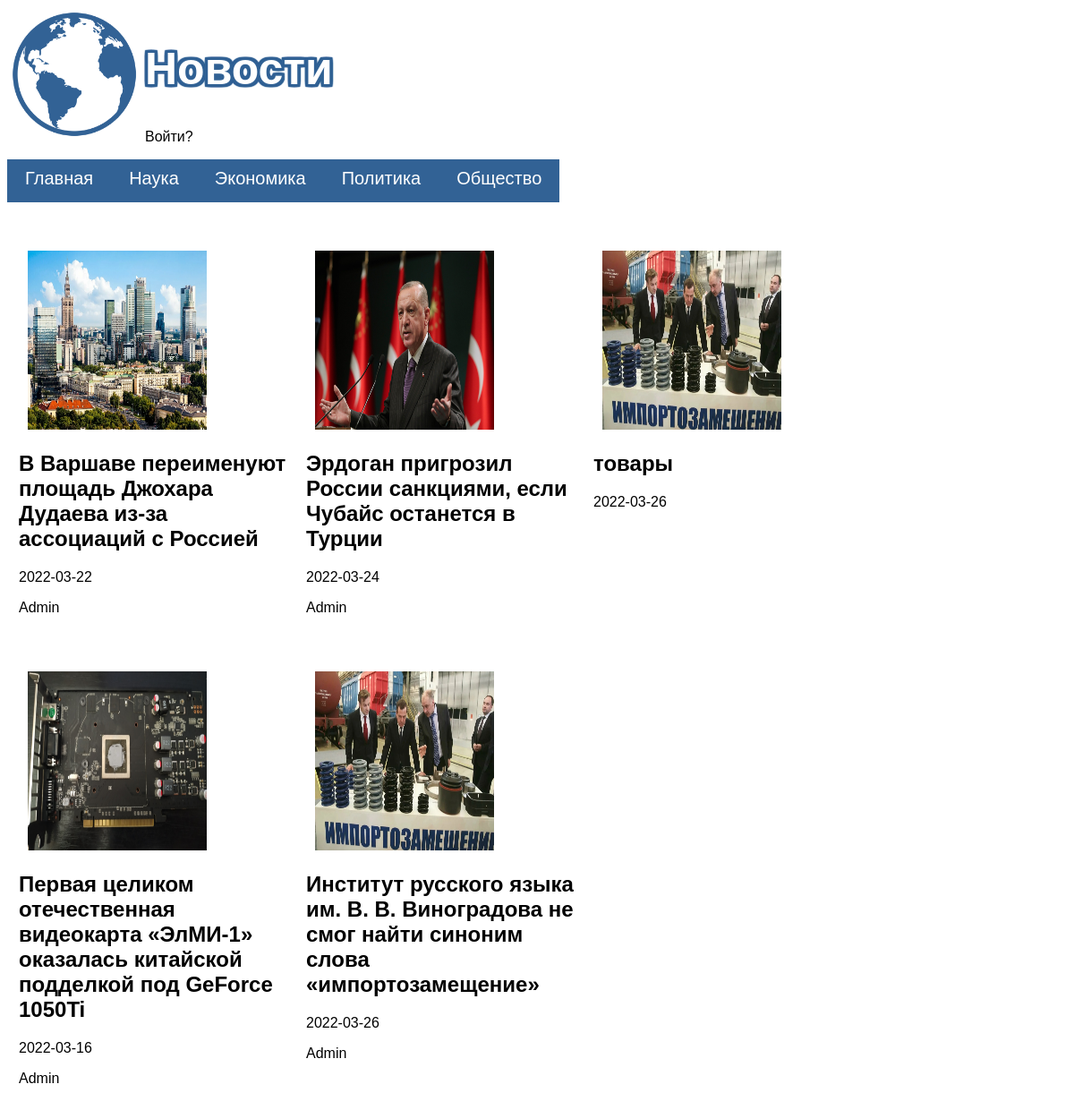
The page / on the database its author committed.
### tables this page shows
CREATE TABLE `header` (
  `id` int NOT NULL,
  `title` varchar(255) NOT NULL
);

CREATE TABLE `news` (
  `id` int NOT NULL,
  `title` varchar(255) NOT NULL,
  `image` varchar(255) NOT NULL,
  `longdesc` text NOT NULL,
  `date` date NOT NULL,
  `autor` varchar(255) NOT NULL,
  `type` varchar(255) NOT NULL
);

### index.php (the view, shortened to what this page needs)
<?php
$conn = mysqli_connect("localhost", "root", "", "news");
$sql = "SELECT * FROM `header`";
$headerResult = mysqli_query($conn, $sql);
$newsSelect = "SELECT * FROM `news`";
$newsResult = mysqli_query($conn, $newsSelect);
$newsIdSelect = "SELECT * FROM `news` WHERE id = '$newsid'";
$newsIdResult = mysqli_query($conn, $newsIdSelect);
$newsTitleSelect = "SELECT * FROM `news` WHERE type = '$title'";
$newsTitleSelect = mysqli_query($conn, $newsTitleSelect);
?>
<!DOCTYPE html>
<html lang="ru">
<head>
    <link rel="stylesheet" href="style/style.css">
</head>
<body>
    <div class="header">
        <header>
            <div class="left">
                <div>
                    <img src="img/log.png" class="respons" alt="">
                    <span class="header_info">Новости</span>
                    <?php
                    if (isset($_SESSION["adminid"])) {
                        $currentID = $_SESSION["adminid"];
                        $loginSelect = "SELECT login FROM `admin` WHERE id = '$currentID'";
                        $loginResult = mysqli_query($conn, $loginSelect);
                        $loginFetch = mysqli_fetch_array($loginResult);
                        echo "<a href='admin/exit.php'>" . "Выйти?" . "</a>";
                    } else {
                        echo "<a href='admin/auth.php'>" . "Войти?" . "</a>";
                    }
                    ?>
                </div>
            </div>
        </header>
    </div>
    <div class="menu">
        <?php
        foreach ($headerResult as $headerrow) {
            echo "<ul class='menu'";
            echo "<li><a href='index.php?title=" . $headerrow["title"] . "'>" . " " . $headerrow["title"] . " " . "</a></li>";
        }
        echo "</ul>";
        ?>
    </div>
    <div class="content">
        <div class="cont">
            <?php
            if (isset($_GET['title']) && $_GET['title'] == "Политика") {
                if (isset($_GET["newsid"])) {
                    foreach ($newsIdResult as $newsIdRow) {
                        echo "<div class='news_block'>";
                        echo "<img class='newsimage' src='img/" . $newsIdRow['image'] . "' alt=''>";
                        echo "<h2>" . "<a href='index.php?newsid=" . $newsIdRow['id'] . "'>" . $newsIdRow['title'] . "</a>" .  "</h2>";
                        echo "<p>"  . $newsIdRow['longdesc'] .  "</p>";
                        echo "<p>"  . $newsIdRow['date'] .  "</p>";
                        echo "<p>"  . $newsIdRow['autor'] .  "</p>";
                        echo "</div>";
                    }
                } else {
                    foreach ($newsTitleSelect as $newsTitleRow) {
                        echo "<div class='news_block'>";
                        echo "<img class='newsimage' src='img/" . $newsTitleRow['image'] . "' alt=''>";
                        echo "<h2>" . "<a href='index.php?newsid=" . $newsTitleRow['id'] . "'>" . $newsTitleRow['title'] . "</a>" .  "</h2>";
                        echo "<p>"  . $newsTitleRow['date'] .  "</p>";
                        echo "<p>"  . $newsTitleRow['autor'] .  "</p>";
                        echo "</div>";
                    }
                }
            } else {
                if (isset($_GET["newsid"])) {
                    foreach ($newsIdResult as $newsIdRow) {
                        echo "<div class='newslongblock'>";
                        echo "<img class='newsbigimage' src='img/" . $newsIdRow['image'] . "' alt=''>";
                        echo "<h2>" . "<a href='index.php?newsid=" . $newsIdRow['id'] . "'>" . $newsIdRow['title'] . "</a>" .  "</h2>";
                        echo "<p>"  . $newsIdRow['longdesc'] .  "</p>";
                        echo "<p>"  . $newsIdRow['date'] .  "</p>";
                        echo "<p>"  . $newsIdRow['autor'] .  "</p>";
                        echo "</div>";
                    }
                } else {
                    foreach ($newsResult as $newsRow) {
                        echo "<div class='news_block'>";
                        echo "<img class='newsimage' src='img/" . $newsRow['image'] . "' alt=''>";
                        echo "<h2>" . "<a href='index.php?newsid=" . $newsRow['id'] . "'>" . $newsRow['title'] . "</a>" .  "</h2>";
                        echo "<p>"  . $newsRow['date'] .  "</p>";
                        echo "<p>"  . $newsRow['autor'] .  "</p>";
                        echo "</div>";
                    }
                }
            }
            ?>
        </div>
</body>
</html>

### style/style.css (style rules this page uses)
.header_info { position: absolute; margin-top: 40px; font-family: sans-serif; font-size: 50px; font-weight: bold; color: #FFFFFF; text-shadow: -0 -3px 1px #326295, 0 -3px 1px #326295, -0 3px 1px #326295, 0 3px 1px #326295, -3px -0 1px #326295, 3px -0 1px #326295, -3px 0 1px #326295, 3px 0 1px #326295, -1px -3px 1px #326295, 1px -3px 1px #326295, -1px 3px 1px #326295, 1px 3px 1px #326295, -3px -1px 1px #326295, 3px -1px 1px #326295, -3px 1px 1px #326295, 3px 1px 1px #326295, -2px -3px 1px #326295, 2px -3px 1px #326295, -2px 3px 1px #326295, 2px 3px 1px #326295, -3px -2px 1px #326295, 3px -2px 1px #326295, -3px 2px 1px #326295, 3px 2px 1px #326295, -3px -3px 1px #326295, 3px -3px 1px #326295, -3px 3px 1px #326295, 3px 3px 1px #326295, -3px -3px 1px #326295, 3px -3px 1px #326295, -3px 3px 1px #326295, 3px 3px 1px #326295; }
.respons { width: 150px; height: 150px; }
.content h2, p { font-family: sans-serif; }
.cont { font-family: sans-serif; display: flex; flex-direction: row; flex-wrap: wrap; }
.cont .h2, a { text-decoration: none; color: black; font-family: sans-serif; }
.news_block { margin-top: 30px; margin-left: 5px; display: block; padding: 8px 8px; width: 300px; }
.newsimage { width: 200px; height: 200px; margin-left: 10px; }
.menu { list-style-type: none; padding-left: 0; margin-left: 0; display: flex; flex-direction: row; flex-wrap: wrap; }
.menu a { text-decoration: none; font-family: sans-serif; font-size: 20px; color: white; padding: 10px 20px; background-color: #326295; border-bottom: 5px solid #326295; display: block; }

### rows shown on the page
header: title "Главная"
header: title "Наука"
header: title "Экономика"
header: title "Политика"
header: title "Общество"
news: image (picture), title "В Варшаве переименуют площадь Джохара Дудаева из-за ассоциаций с Россией", date "2022-03-22", autor "Admin"
news: image (picture), title "Эрдоган пригрозил России санкциями, если Чубайс останется в Турции", date "2022-03-24", autor "Admin"
news: image (picture), title "товары", date "2022-03-26"
news: image (picture), title "Первая целиком отечественная видеокарта «ЭлМИ-1» оказалась китайской подделкой под GeForce 1050Ti", date "2022-03-16", autor "Admin"
news: image (picture), title "Институт русского языка им. В. В. Виноградова не смог найти синоним слова «импортозамещение»", date "2022-03-26", autor "Admin"
